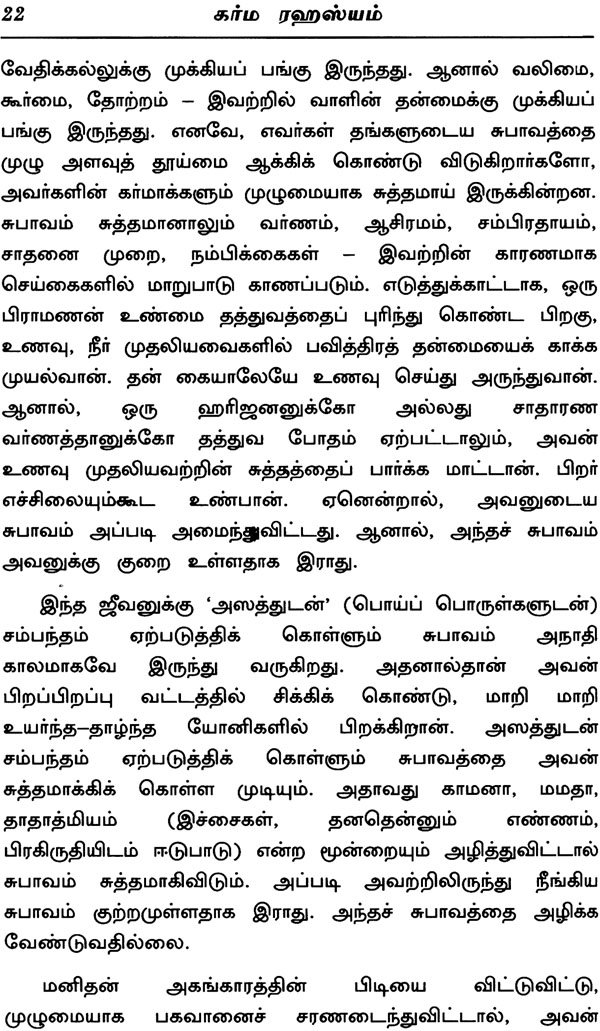
#> input picture Tamil Text Extraction/tam_ex.jpg, 600 x 1031 px
$ jupyter execute --allow-errors main.ipynb
#> lines starting #> are read from the running program, lines starting #| are printed output that depends on the picture
[cell 1]
import pytesseract
pytesseract.pytesseract.tesseract_cmd=r"C:\\Program Files\\Tesseract-OCR\\tesseract.exe"
import cv2
from PIL import Image
import tempfile
import imutils
import numpy as np

[cell 2]
img=cv2.imread("tam_ex.jpg")
#> img is the input picture: shape (1031, 600, 3); min 0, max 255, mean 216.8

cv2.imshow("tamil",img)
cv2.waitKey(0)
cv2.destroyAllWindows()

[cell 3]
def gray(img):

    img = cv2.cvtColor(img, cv2.COLOR_BGR2GRAY)
#> img: shape (1031, 600)
    return img

# blur
def blur(img) :
    img_blur = cv2.GaussianBlur(img,(5,5),0)
    return img_blur

# threshold
def threshold(img,bla=100,whi=255):
    #pixels with value below 100 are turned black (0) and those with higher value are turned white (255)
#> called with bla = 100, whi = 255
    img = cv2.threshold(img, bla, whi, cv2.THRESH_OTSU | cv2.THRESH_BINARY)[1]
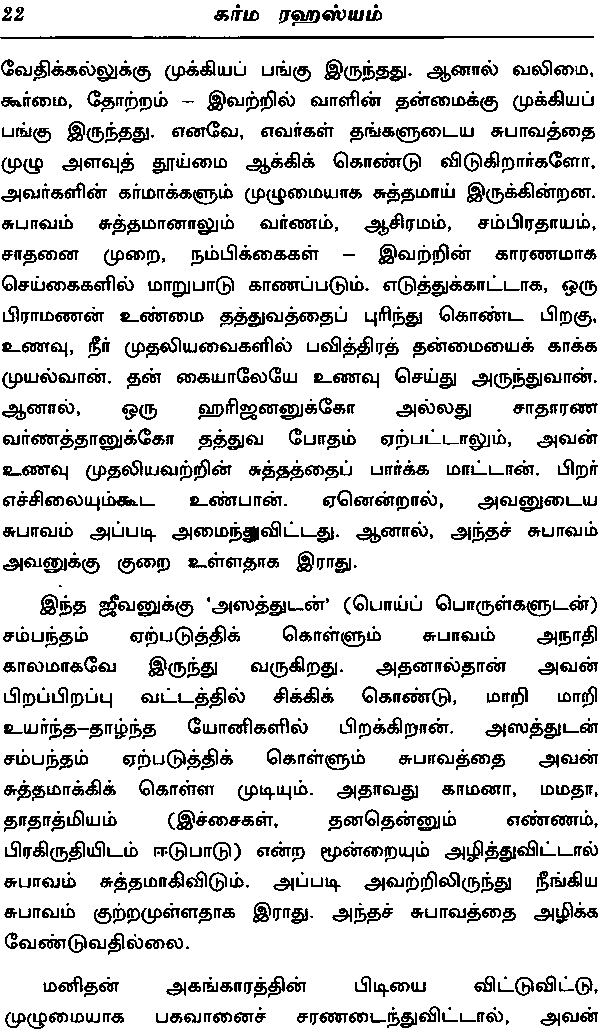
#> img: shape (1031, 600); 84.4% white; black in thin lines or dots
    return img
